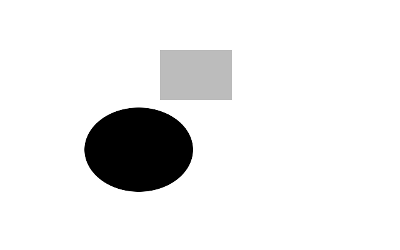
#> input picture pde/lk/flow1-bw-0.png, 400 x 250 px, found by its file name
$ python deriv.py
#> lines starting #> are read from the running program, lines starting #| are printed output that depends on the picture
#> further down, im1 is the input picture: shape (250, 400); min 0, max 255, mean 234.3
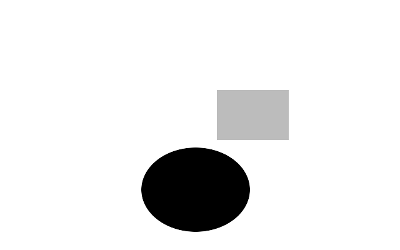
#> input picture app-math-tr/lk/flow2-bw-0.png, 400 x 250 px
#> further down, im2 is the input picture: shape (250, 400); min 0, max 255, mean 234.3
import numpy as np
import scipy.signal as si
from PIL import Image

def gauss_kern():
    """ Returns a normalized 2D gauss kernel array for convolutions """
    h1 = 15
    h2 = 15
    x, y = np.mgrid[0:h2, 0:h1]
    x = x-h2/2
    y = y-h1/2
    sigma = 1.5
    g = np.exp( -( x**2 + y**2 ) / (2*sigma**2) );
    return g / g.sum()

def deriv(im1, im2):
    g = gauss_kern()
    Img_smooth = si.convolve(im1,g,mode='same')
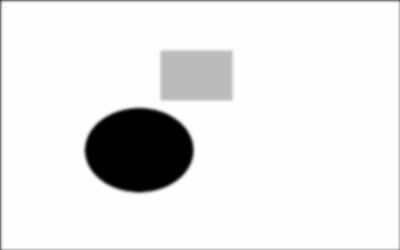
#> Img_smooth: shape (250, 400) float64; min -2.4e-13, max 255, mean 232.3; drawn with min black and max white
    fx,fy=np.gradient(Img_smooth)
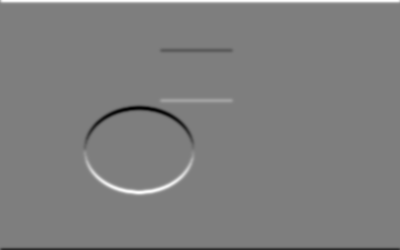
#> fx: shape (250, 400) float64; min -63.23, max 64.16, mean 0.3; drawn with min black and max white
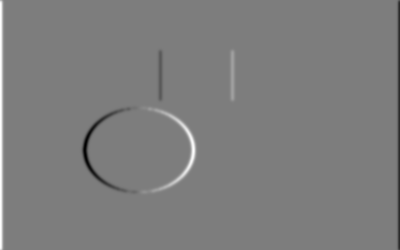
#> fy: shape (250, 400) float64; min -62.04, max 64.16, mean 0.2; drawn with min black and max white
    ft = si.convolve2d(im1, 0.25 * np.ones((2,2))) + \
        si.convolve2d(im2, -0.25 * np.ones((2,2)))
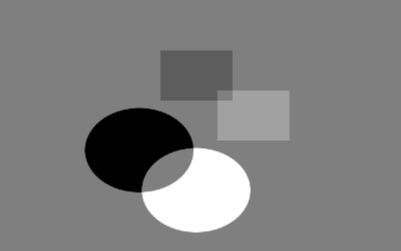
#> ft: shape (251, 401) float64; min -255, max 255, mean 0; drawn with min black and max white

    fx = fx[0:fx.shape[0]-1, 0:fx.shape[1]-1]
#> fx: shape (249, 399) float64
    fy = fy[0:fy.shape[0]-1, 0:fy.shape[1]-1];
#> fy: shape (249, 399) float64
    ft = ft[0:ft.shape[0]-1, 0:ft.shape[1]-1];
#> ft: shape (250, 400) float64
    return fx, fy, ft

if __name__ == "__main__":
    im1 = np.asarray(Image.open('flow1-bw-0.png'))
    im2 = np.asarray(Image.open("flow2-bw-0.png"))
    fx, fy, ft = deriv(im1, im2)
